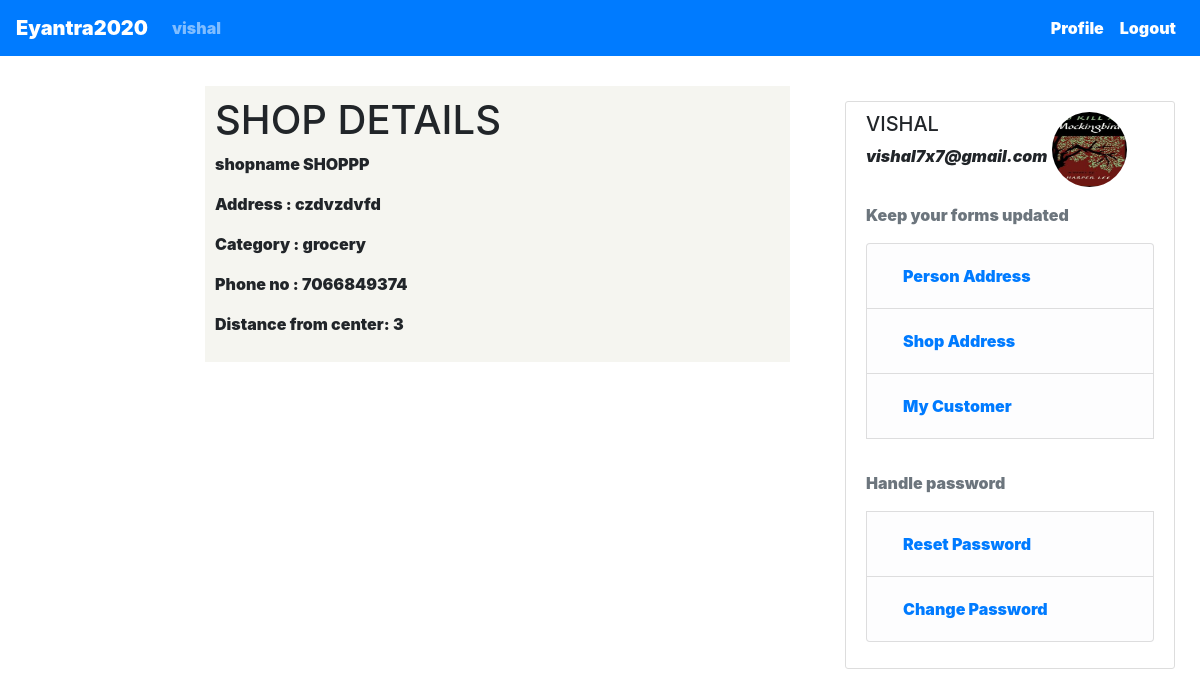
Page /detail/1/ (signed in) on the committed database.
### users/models.py (models this page shows, shortened)
class Shop(models.Model):
    user = models.OneToOneField(User, on_delete=models.CASCADE)
    is_shopkeeper = models.BooleanField(verbose_name="Are you a shopkeeper")
    shop_name = models.CharField(max_length=30, blank=True)
    shop_category_CHOICES=[('dairy','dairy'),('grocery','grocery'),
    ('electronics','electronics'), ('mechanic','mechanic')]
    category = models.CharField(max_length=30, choices=shop_category_CHOICES,null=True)
    shop_address_line1 = models.CharField(max_length = 50, blank=True)
    shop_address_line2 = models.CharField(max_length = 50, blank=True)
    shop_address_line3 = models.CharField(max_length = 50, blank=True)
    shop_gmap_location = models.PositiveSmallIntegerField(default=3,
        validators=[MinValueValidator(1), MaxValueValidator(50)],
        verbose_name="Distance from center in km")

class Profile(models.Model):#person address
    user = models.OneToOneField(User, on_delete=models.CASCADE)
    image = models.ImageField(default='default.jpg', upload_to='profile_pics')
    first_name = models.CharField(max_length=30)#x1
    last_name = models.CharField(max_length=30)#x2
    phone_regex = RegexValidator(regex=r'^[6-9]\d{9}$',
        message="Phone number must be entered in the format: '+999999999'. Up to 15 digits allowed.")
    phone_number = models.CharField(validators=[phone_regex],
        max_length=10, blank=True) # validators should be a list
    adhaar_regex = RegexValidator(regex=r'^\d{4}\s\d{4}\s\d{4}$',
        message="eg. 1234 1234 1234")
    adhaar_no = models.CharField(validators=[adhaar_regex],
    max_length=30)#x3

### myApp/views.py (the view)
# urls.py: path('detail/<int:pk>/', views.detail, name='detail'),
@login_required
def detail(request, pk):
	context = {"shop_obj":Shop.objects.filter(pk=pk).first()}
	return render(request, 'myApp/detail.html', context)

### myApp/templates/myApp/detail.html (shortened to what this page needs)
<!DOCTYPE html>
<html>
<head>
{% extends "myApp/base.html" %}
{% block content %}
<div  style="background-color:#f5f5f0;
padding: 10px 10px 10px 10px;">
	<h1>{{"shop details"|upper}}</h1>
	<div  >
		<p>{{"shopname" }} {{shop_obj.shop_name|upper}}</p>
		<p>Address :  {{shop_obj.shop_address_line1}}
		  {{shop_obj.shop_address_line3}}</p>
		<p>Category : {{shop_obj.category}}</p>
		<p>Phone no : {{shop_obj.user.profile.phone_number}}</p>
		<p>Distance from center: {{shop_obj.shop_gmap_location}}</p>
	</div>
</div>
{% endblock content %}

### myApp/templates/myApp/base.html (shortened to what this page needs)
{% load static %}
<!DOCTYPE html>
<html>
<head>
    <link rel="stylesheet" href="https://maxcdn.bootstrapcdn.com/bootstrap/4.0.0/css/bootstrap.min.css">
    <link rel="stylesheet" type="text/css" href="{% static 'myApp/main.css' %}">
</head>
<body style="font-weight:900">
    <header class="site-header">
      <nav class="navbar navbar-expand-lg navbar-dark bg-primary">
  <a class="navbar-brand" href="{% url 'index' %}">Eyantra2020</a>
  <div class="collapse navbar-collapse" id="navbarSupportedContent">
    <ul class="navbar-nav mr-auto">
      <li class="nav-item">
        <a class="nav-link " href="#">{{user}}</a>
      </li>
    </ul>
     <div class="navbar-nav">
              {% if user.is_authenticated %}
                <a class="nav-item nav-link active" href="{% url 'profile' %}">Profile</a>
                <a class="nav-item nav-link active" href="{% url 'logout' %}">Logout</a>
              {% else %}
                <a class="nav-item nav-link active" href="{% url 'login' %}">Login</a>
                <a class="nav-item nav-link active" href="{% url 'register' %}">Register</a>
              {% endif %}
      </div>
  </div>
</nav>
    </header>
    <main role="main" class="container-float" style="padding-top:30px;">
      <div class="row">
	        <div class="col-md-2">
	        </div>
	        <div class="col-md-6">
	          {% block content %}
	          {% endblock %}
	        </div>
	        <div class="col-md-4" style="padding: 15px 40px;">
	          <div class="content-section">
              <div class="row">
                <div class="col-md-5">
                  <h5>{{user|upper}} </h5><i>{{user.email}}</i>
                </div>
                <div class="col-md-2">
                </div>
                <div class="col-md-5">
                  <img class="rounded-circle account-img" src="{{ user.profile.image.url }}" style="  height:75px; width:75px;">
                </div>
              </div>
	            <p class='text-muted'>Keep your forms updated
	              <ul class="list-group">
	                <li class="list-group-item list-group-item-light"><a class="nav-item nav-link active" href="{% url 'person-address' %}">Person Address</a></li>
                  <li class="list-group-item list-group-item-light">  <a class="nav-item nav-link active" href="{% url 'shop-address' %}">Shop Address</a></li>
	              {% if user.shop.is_shopkeeper %}
                <li class="list-group-item list-group-item-light"><a class="nav-item nav-link active" href="{% url 'my_customers_index' %}">My Customer</a></li>
                {% endif %}
                <p class='text-muted'>Handle password</p>
                {% if user.is_authenticated %}
                 <li class="list-group-item list-group-item-light"><a class="nav-item nav-link active" href="{% url 'password_reset' %}">Reset Password</a></li>
                 <li class="list-group-item list-group-item-light"><a class="nav-item nav-link active" href="{% url 'password_change' %}">Change Password</a></li>
                 {% endif %}
	              </ul>
	            </p>
	          </div>
	        </div>
      </div>
    </main>
</body>
</html>

### myApp/static/myApp/main.css (style rules this page uses)
.account-img { height: 125px; width: 125px; margin-right: 20px; margin-bottom: 16px; }
.content-section { background: #ffffff; padding: 10px 20px; border: 1px solid #dddddd; border-radius: 3px; margin-bottom: 20px; }

### rows in the picture
Shop: shop_name "SHOPPP", shop_address_line1 "czdvzdvfd", category "grocery", user.profile.phone_number "7066849374", shop_gmap_location "3"

### other values in the picture
{{ user }} "vishal"
{{ "shop details"|upper }} "SHOP DETAILS"
{{ "shopname" }} "shopname"
{{ user|upper }} "VISHAL"
{{ user.email }} "vishal7x7@gmail.com"
